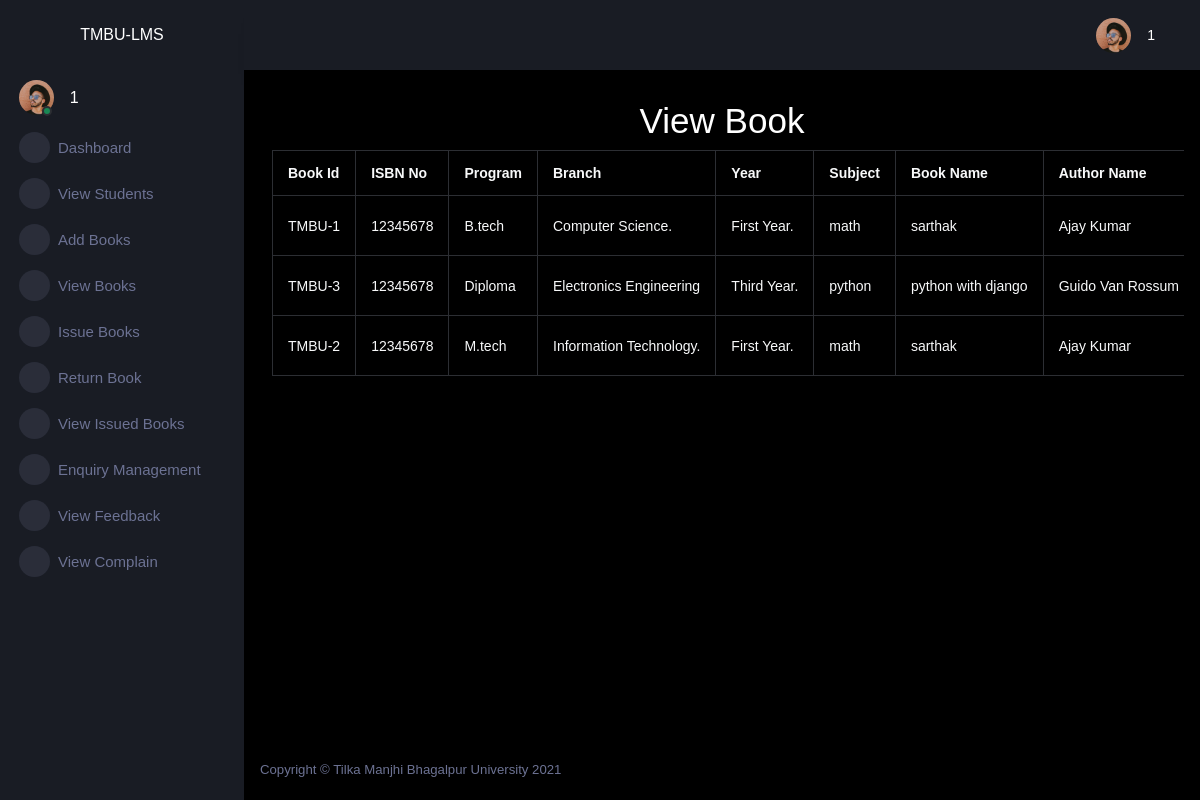
The app's page /adminapp/viewbook/ (signed in) with its own data.
### adminapp/models.py (models this page shows)
class BookStore(models.Model):
    bookid=models.CharField(max_length=15,primary_key=True)
    isbnno=models.CharField(max_length=15)
    program=models.CharField(max_length=100)
    branch=models.CharField(max_length=100)
    year=models.CharField(max_length=100)
    subject=models.CharField(max_length=100)
    bookname=models.CharField(max_length=100)
    authorname=models.CharField(max_length=100)
    qty=models.IntegerField()

### adminapp/views.py (the view)
# urls.py: path('viewbook/',views.viewbook,name='viewbook'),
@cache_control(no_cache=True,must_revalidate=True,no_store=True)
def viewbook(request):
    try:
        if request.session['adminid']!=None:
            adminid=request.session['adminid']
            book=BookStore.objects.all()
            return render(request,"viewbook.html",locals())
    except KeyError:
        return redirect('lmsapp:login')

### adminapp/templates/viewbook.html (shortened to what this page needs)
{% extends "adminparent.html" %}
{% block body %}
    <div class="row">
        <h1 style="text-align:center;">View Book</h1>
        <div class="col-sm-12" style="overflow-x: scroll">
           <table class="table table-bordered text-light">
            <tr>
                <th>Book Id</th>
                <th>ISBN No</th>
                <th>Program</th>
                <th>Branch</th>
                <th>Year</th>
                <th>Subject</th>
                <th>Book Name</th>
                <th>Author Name</th>
            </tr>
            {% for b in book %}
            <tr>
                <td>{{b.bookid}}</td>
                <td>{{b.isbnno}}</td>
                <td>{{b.program}}</td>
                <td>{{b.branch}}</td>
                <td>{{b.year}}</td>
                <td>{{b.subject}}</td>
                <td>{{b.bookname}}</td>
                <td>{{b.authorname}}</td>
            </tr>
            {% endfor %}
           </table>
        </div>
    </div>
{% endblock body %}

### records on screen
BookStore: bookid "TMBU-1", isbnno "12345678", program "B.tech", branch "Computer Science.", year "First Year.", subject "math", bookname "sarthak", authorname "Ajay Kumar"
BookStore: bookid "TMBU-3", isbnno "12345678", program "Diploma", branch "Electronics Engineering", year "Third Year.", subject "python", bookname "python with django", authorname "Guido Van Rossum"
BookStore: bookid "TMBU-2", isbnno "12345678", program "M.tech", branch "Information Technology.", year "First Year.", subject "math", bookname "sarthak", authorname "Ajay Kumar"

### other values on screen
{{ adminid }} "1"
